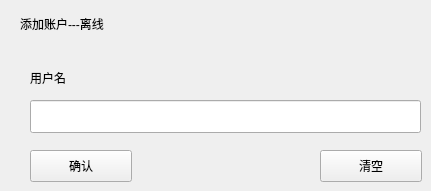
   <widget class="QWidget" name="LoginSubPageOffline">
    <widget class="SubtitleLabel" name="SubtitleLabel_9">
     <property name="geometry">
      <rect>
       <x>20</x>
       <y>10</y>
       <width>191</width>
       <height>28</height>
      </rect>
     </property>
     <property name="text">
      <string>添加账户---离线</string>
     </property>
    </widget>
    <widget class="CaptionLabel" name="CaptionLabel_4">
     <property name="geometry">
      <rect>
       <x>30</x>
       <y>70</y>
       <width>70</width>
       <height>15</height>
      </rect>
     </property>
     <property name="text">
      <string>用户名</string>
     </property>
    </widget>
    <widget class="LineEdit" name="Username">
     <property name="geometry">
      <rect>
       <x>30</x>
       <y>100</y>
       <width>391</width>
       <height>33</height>
      </rect>
     </property>
    </widget>
    <widget class="PushButton" name="ConfirmUsername">
     <property name="geometry">
      <rect>
       <x>30</x>
       <y>150</y>
       <width>102</width>
       <height>32</height>
      </rect>
     </property>
     <property name="text">
      <string>确认</string>
     </property>
    </widget>
    <widget class="PushButton" name="ClearUsername">
     <property name="geometry">
      <rect>
       <x>320</x>
       <y>150</y>
       <width>102</width>
       <height>32</height>
      </rect>
     </property>
     <property name="text">
      <string>清空</string>
     </property>
    </widget>
   </widget>
